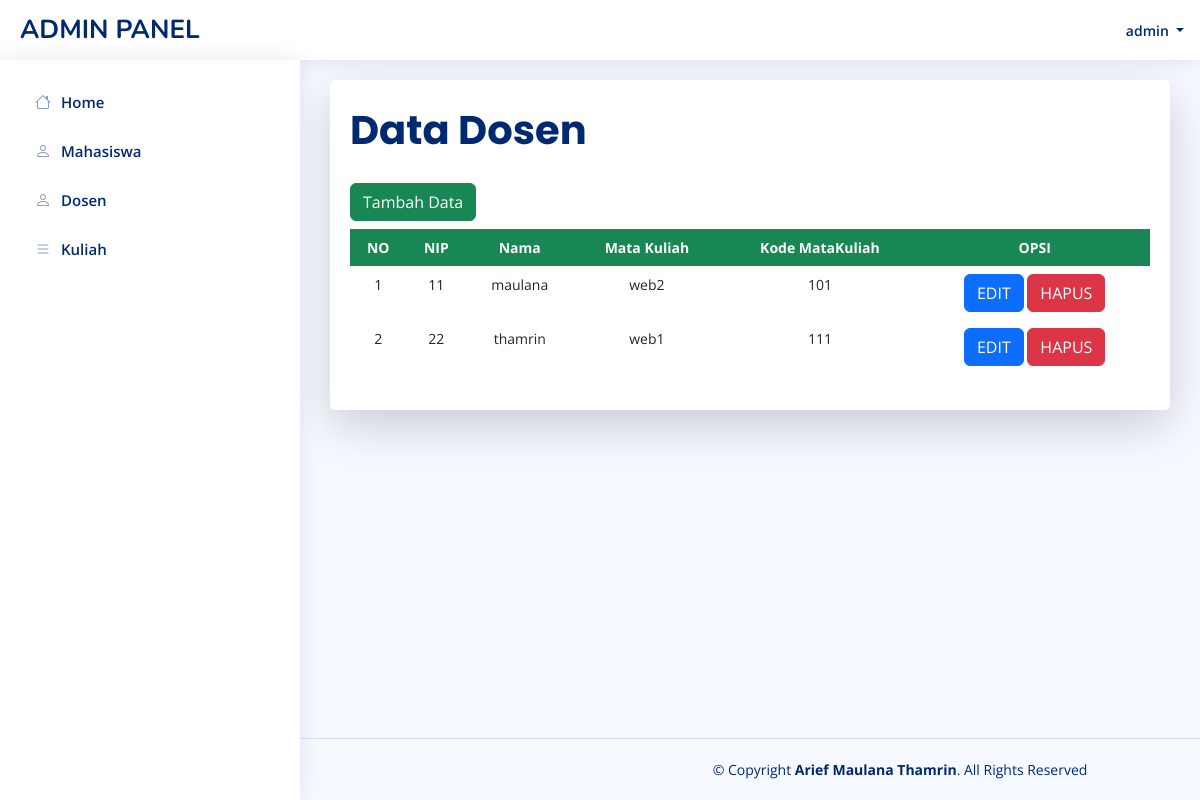
Page /admin/dosen.php (signed in) on the committed database.
### tables this page shows
CREATE TABLE `dosen` (
  `Nip_Dosen` char(15) NOT NULL,
  `Nama_Dosen` varchar(30) NOT NULL,
  `Nama_Matakuliah` varchar(20) NOT NULL,
  `Kode_matakuliah` char(5) NOT NULL
);

### admin/dosen.php (the view, shortened to what this page needs)
<?php include("header.php"); ?>
<div class="fs-1 fw-bolder card-title">Data Dosen</div>
<a class="btn btn-success mb-2" href="tambahdosen.php">
    Tambah Data
</a>
<table class="table table-borderless datatable">
    <tr>
        <th class="bg-success text-center text-light">NO</th>
        <th class="bg-success text-center text-light">NIP</th>
        <th class="bg-success text-center text-light">Nama</th>
        <th class="bg-success text-center text-light">Mata Kuliah</th>
        <th class="bg-success text-center text-light">Kode MataKuliah</th>
        <th class="bg-success text-center text-light">OPSI</th>
    </tr>
    <?php
    include '../config.php';
    $no = 1;
    $data = mysqli_query($koneksi, "select * from dosen");
    while ($d = mysqli_fetch_array($data)) {
        ?>
        <tr>
            <td class="text-center">
                <?php echo $no++; ?>
            </td>
            <td class="text-center">
                <?php echo $d['Nip_Dosen']; ?>
            </td>
            <td class="text-center">
                <?php echo $d['Nama_Dosen']; ?>
            </td>
            <td class="text-center">
                <?php echo $d['Nama_Matakuliah']; ?>
            </td>
            <td class="text-center">
                <?php echo $d['Kode_matakuliah']; ?>
            </td>
            <td class="text-center">
                <a href="updatedosen.php?nip=<?= $d['Nip_Dosen'] ?>" class="btn btn-primary">EDIT</a>
                <a onclick="return confirm('Serius Bro Mau Dihapus??');" href="hapusdosen.php?nip=<?= $d['Nip_Dosen'] ?>"
                    class="btn btn-danger">HAPUS</a>
            </td>
        </tr>
        <?php
    }
    ?>
</table>
<?php include 'footer.php'; ?>

### assets/css/style.css (style rules this page uses)
:root { scroll-behavior: smooth; }
body { font-family: "Open Sans", sans-serif; background: #f6f9ff; color: #444444; }
a { color: #4154f1; text-decoration: none; }
.card-title { padding: 20px 0 15px 0; font-size: 18px; font-weight: 500; color: #012970; font-family: "Poppins", sans-serif; }

### rows in the picture
dosen: Nip_Dosen "11", Nama_Dosen "maulana", Nama_Matakuliah "web2", Kode_matakuliah "101"
dosen: Nip_Dosen "22", Nama_Dosen "thamrin", Nama_Matakuliah "web1", Kode_matakuliah "111"

### other values in the picture
$_SESSION['username'] "admin"
